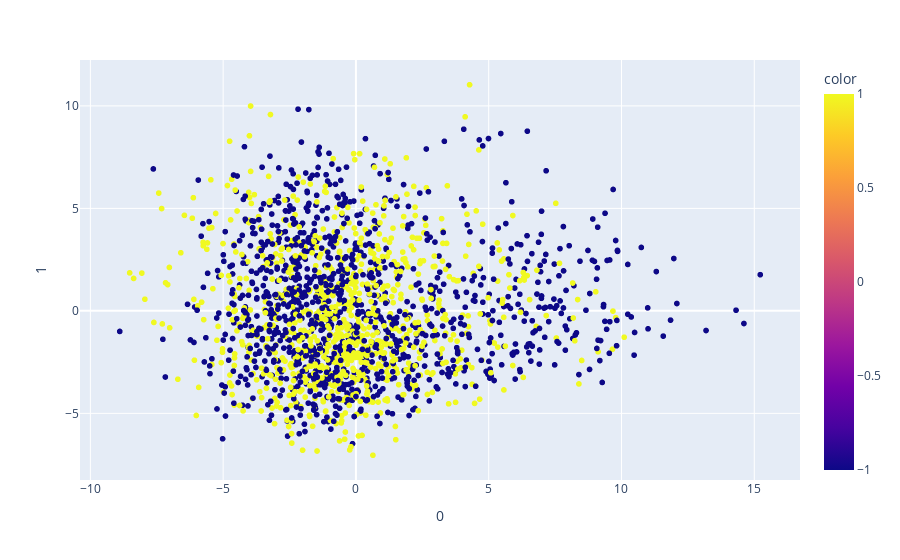

Notebook code cell kept with this figure:
### Code cell
from sklearn.decomposition import PCA
import plotly.express as px
from sklearn.preprocessing import StandardScaler

features_continuous = ['length', 'hydr_count', 'polar_count', 'molecular_weight', 'helix', 'turn', 'sheet', 'A', 'C', 'D', 
                       'E', 'F', 'G', 'H', 'I', 'K', 'L', 'M', 'N', 'P', 'Q', 'R', 'S', 'T', 'V', 'W', 'Y', 'thsa_netsurfp2',
                       'tasa_netsurfp2', 'rhsa_netsurfp2', 'disorder', 'A_exposed', 'C_exposed', 'D_exposed', 'E_exposed', 
                       'F_exposed', 'G_exposed', 'H_exposed', 'I_exposed', 'K_exposed', 'L_exposed', 'M_exposed', 'N_exposed', 
                       'P_exposed', 'Q_exposed', 'R_exposed', 'S_exposed', 'T_exposed', 'V_exposed', 'W_exposed', 'Y_exposed',
                       'Prob. of Solubility', 'Aggregation_propensity', 'Aromaticity', 'Instability_index', 'Gravy', 
                       'isoelectric_point', 'charge_at_7', 'charge_at_5', 'Polar_exposed', 'Hydrophobic_exposed']

# scale data before PCA
df_pca = feature_df.drop(["id", "fasta_sequence"], axis=1)
df_pca[features_continuous] = pd.DataFrame(StandardScaler().fit_transform(df_pca[features_continuous]))

pca = PCA(n_components=2)
components = pca.fit_transform(df_pca)

# df_pca = StandardScaler().fit_transform(df_all[features_continuous])
# pca = PCA(n_components=2)
# components = pca.fit_transform(df_pca)

# plot first two principal components
fig = px.scatter(components, x=0, y=1, color=df_pca["CSF"])
fig.show()

### Figure 1 — Plotly figure (JSON) as saved in the notebook; plotly's stock layout.template omitted (floating-point values rounded to 4 significant figures; data arrays with more than 128 entries replaced by an {"elided": "..."} marker saying what was removed)
{"data": [{"hovertemplate": "0=%{x}<br>1=%{y}<br>color=%{marker.color}<extra></extra>", "legendgroup": "", "marker": {"color": {"elided": "2051 int values"}, "coloraxis": "coloraxis", "symbol": "circle"}, "mode": "markers", "name": "", "showlegend": false, "type": "scattergl", "x": {"elided": "2051 float values"}, "xaxis": "x", "y": {"elided": "2051 float values"}, "yaxis": "y"}], "layout": {"coloraxis": {"colorbar": {"title": {"text": "color"}}, "colorscale": [[0, "#0d0887"], [0.1111, "#46039f"], [0.2222, "#7201a8"], [0.3333, "#9c179e"], [0.4444, "#bd3786"], [0.5556, "#d8576b"], [0.6667, "#ed7953"], [0.7778, "#fb9f3a"], [0.8889, "#fdca26"], [1, "#f0f921"]]}, "legend": {"tracegroupgap": 0}, "margin": {"t": 60}, "xaxis": {"anchor": "y", "domain": [0, 1], "title": {"text": "0"}}, "yaxis": {"anchor": "x", "domain": [0, 1], "title": {"text": "1"}}}}
